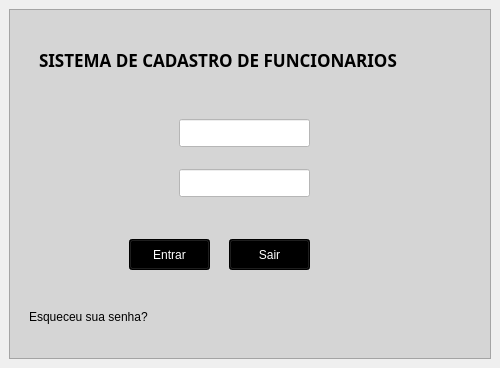
<?xml version="1.0" encoding="UTF-8"?>
<ui version="4.0">
 <class>MainWindow</class>
 <widget class="QMainWindow" name="MainWindow">
  <property name="geometry">
   <rect>
    <x>0</x>
    <y>0</y>
    <width>500</width>
    <height>368</height>
   </rect>
  </property>
  <property name="windowTitle">
   <string>MainWindow</string>
  </property>
  <widget class="QWidget" name="centralwidget">
   <layout class="QHBoxLayout" name="horizontalLayout">
    <item>
     <widget class="QFrame" name="frame">
      <property name="styleSheet">
       <string notr="true">background-color: rgb(213, 213, 213);</string>
      </property>
      <property name="frameShape">
       <enum>QFrame::StyledPanel</enum>
      </property>
      <property name="frameShadow">
       <enum>QFrame::Raised</enum>
      </property>
      <widget class="QLabel" name="label">
       <property name="geometry">
        <rect>
         <x>30</x>
         <y>40</y>
         <width>421</width>
         <height>21</height>
        </rect>
       </property>
       <property name="font">
        <font>
         <family>Sans Serif</family>
         <pointsize>13</pointsize>
         <weight>75</weight>
         <bold>true</bold>
        </font>
       </property>
       <property name="text">
        <string>SISTEMA DE CADASTRO DE FUNCIONARIOS</string>
       </property>
      </widget>
      <widget class="QLabel" name="label_2">
       <property name="geometry">
        <rect>
         <x>20</x>
         <y>300</y>
         <width>131</width>
         <height>16</height>
        </rect>
       </property>
       <property name="text">
        <string>Esqueceu sua senha?</string>
       </property>
      </widget>
      <widget class="QLineEdit" name="lineEdit">
       <property name="geometry">
        <rect>
         <x>170</x>
         <y>110</y>
         <width>131</width>
         <height>28</height>
        </rect>
       </property>
       <property name="styleSheet">
        <string notr="true">background-color: rgb(255, 255, 255);</string>
       </property>
      </widget>
      <widget class="QLineEdit" name="lineEdit_2">
       <property name="geometry">
        <rect>
         <x>170</x>
         <y>160</y>
         <width>131</width>
         <height>28</height>
        </rect>
       </property>
       <property name="styleSheet">
        <string notr="true">background-color: rgb(255, 255, 255);</string>
       </property>
      </widget>
      <widget class="QLabel" name="label_4">
       <property name="geometry">
        <rect>
         <x>130</x>
         <y>160</y>
         <width>31</width>
         <height>31</height>
        </rect>
       </property>
       <property name="text">
        <string/>
       </property>
       <property name="pixmap">
        <pixmap>cadeado.png</pixmap>
       </property>
       <property name="scaledContents">
        <bool>true</bool>
       </property>
      </widget>
      <widget class="QLabel" name="label_3">
       <property name="geometry">
        <rect>
         <x>130</x>
         <y>110</y>
         <width>31</width>
         <height>31</height>
        </rect>
       </property>
       <property name="text">
        <string/>
       </property>
       <property name="pixmap">
        <pixmap>usuario11.png</pixmap>
       </property>
       <property name="scaledContents">
        <bool>true</bool>
       </property>
      </widget>
      <widget class="QPushButton" name="pushButton">
       <property name="geometry">
        <rect>
         <x>120</x>
         <y>230</y>
         <width>81</width>
         <height>31</height>
        </rect>
       </property>
       <property name="styleSheet">
        <string notr="true">background-color: rgb(0, 0, 0);
color: rgb(255, 255, 255);</string>
       </property>
       <property name="text">
        <string>Entrar</string>
       </property>
      </widget>
      <widget class="QPushButton" name="pushButton_2">
       <property name="geometry">
        <rect>
         <x>220</x>
         <y>230</y>
         <width>81</width>
         <height>31</height>
        </rect>
       </property>
       <property name="styleSheet">
        <string notr="true">background-color: rgb(0, 0, 0);
color: rgb(255, 255, 255);</string>
       </property>
       <property name="text">
        <string>Sair</string>
       </property>
      </widget>
      <zorder>label_3</zorder>
      <zorder>label</zorder>
      <zorder>label_2</zorder>
      <zorder>lineEdit</zorder>
      <zorder>lineEdit_2</zorder>
      <zorder>label_4</zorder>
      <zorder>pushButton</zorder>
      <zorder>pushButton_2</zorder>
     </widget>
    </item>
   </layout>
  </widget>
 </widget>
 <resources/>
 <connections/>
</ui>
